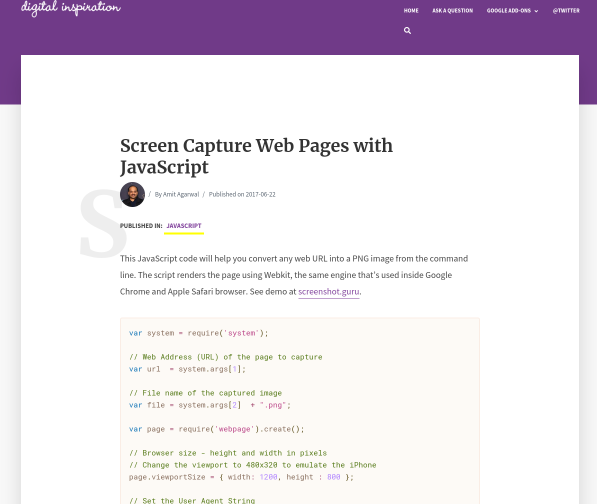
#> input picture ss.png, 1194 x 1008 px (shown at 1/2 size)
$ python dbscan.py
#> lines starting #> are read from the running program, lines starting #| are printed output that depends on the picture
import numpy as np
import cv2
import matplotlib.pyplot as plt
from sklearn.cluster import DBSCAN

img= cv2.imread('ss.png')
#> img is the input picture: shape (1008, 1194, 3); mean B, G, R 234.7, 227.1, 233.9
labimg = cv2.cvtColor(img, cv2.COLOR_BGR2LAB)
#> labimg: shape (1008, 1194, 3); mean of channels 0, 1, 2 231, 132.3, 124.8

n = 0
while(n<4):
    labimg = cv2.pyrDown(labimg)
    n = n+1
#> labimg: shape (63, 75, 3); mean of channels 0, 1, 2 229.8, 132.6, 124.5
#> after the loop, n = 4

feature_image=np.reshape(labimg, [-1, 3])
rows, cols, chs = labimg.shape
#> rows = 63; cols = 75; chs = 3

db = DBSCAN(eps=5, min_samples=50, metric = 'euclidean',algorithm ='auto')
db.fit(feature_image)
labels = db.labels_

indices = np.dstack(np.indices(labimg.shape[:2]))
xycolors = np.concatenate((labimg, indices), axis=-1)
feature_image2 = np.reshape(xycolors, [-1,5])
db.fit(feature_image2)
labels2 = db.labels_

plt.figure(2)
plt.subplot(2, 1, 1)
plt.imshow(img)
plt.axis('off')

# plt.subplot(2, 1, 2)
# plt.imshow(np.reshape(labels, [rows, cols]))
# plt.axis('off')

plt.subplot(2, 1, 2)
plt.imshow(np.reshape(labels2, [rows, cols]))
plt.axis('off')
plt.show()
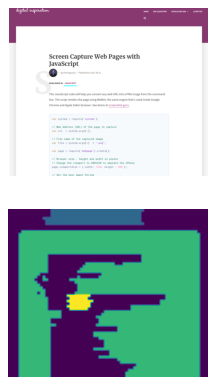
#> figure drawn by matplotlib, 2 panels; B, G, R data is drawn as R, G, B
